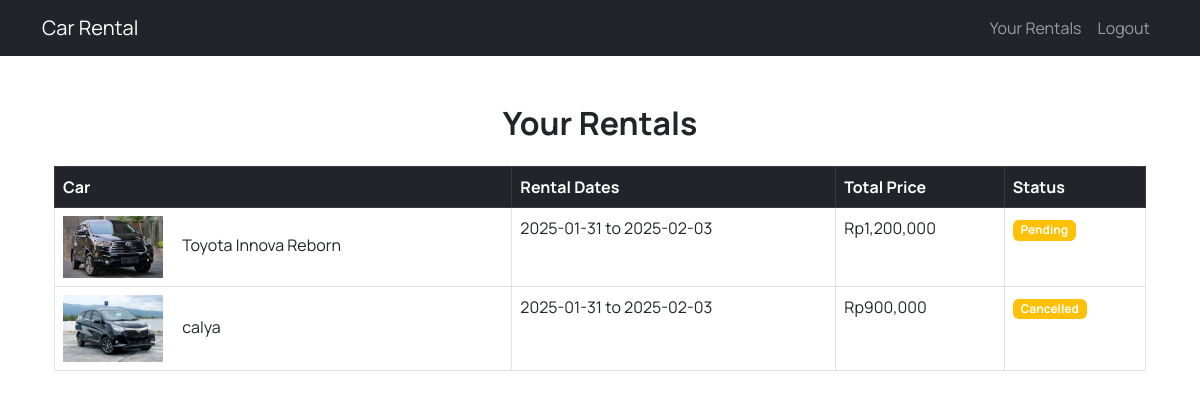
Page /your_rentals.php (signed in) on the committed database.
### tables this page shows
CREATE TABLE `transactions` (
  `id` int NOT NULL,
  `user_id` int DEFAULT NULL,
  `product_id` int DEFAULT NULL,
  `start_date` date DEFAULT NULL,
  `end_date` date DEFAULT NULL,
  `total_price` decimal(10,2) DEFAULT NULL,
  `status` enum('pending','completed','cancelled') DEFAULT 'pending',
  `created_at` timestamp NULL DEFAULT CURRENT_TIMESTAMP,
  `email` varchar(255) NOT NULL,
  `phone_number` varchar(20) NOT NULL,
  `name` varchar(100) NOT NULL
);

CREATE TABLE `products` (
  `id` int NOT NULL,
  `name` varchar(255) DEFAULT NULL,
  `price` decimal(10,2) DEFAULT NULL,
  `description` text,
  `image` varchar(255) DEFAULT NULL,
  `status` enum('available','rented') DEFAULT 'available',
  `created_at` timestamp NULL DEFAULT CURRENT_TIMESTAMP
);

### your_rentals.php (the view, shortened to what this page needs)
<?php
include 'includes/header.php';
$sql = "SELECT t.*, p.name, p.image
        FROM transactions t
        JOIN products p ON t.product_id = p.id
        WHERE t.user_id = {$_SESSION['user_id']}";
$result = $conn->query($sql);
?>
<div class="container my-5">
    <h2 class="text-center mb-4 fw-bold">Your Rentals</h2>
    <div class="table-responsive">
        <table class="table table-bordered table-hover">
            <thead class="table-dark">
                <tr>
                    <th>Car</th>
                    <th>Rental Dates</th>
                    <th>Total Price</th>
                    <th>Status</th>
                </tr>
            </thead>
            <tbody>
                <?php
                if ($result->num_rows > 0) {
                    while ($row = $result->fetch_assoc()) {
                        echo '
                        <tr>
                            <td>
                                <img src="uploads/' . $row['image'] . '" width="100" class="me-3">
                                ' . $row['name'] . '
                            </td>
                            <td>' . $row['start_date'] . ' to ' . $row['end_date'] . '</td>
                            <td>Rp' . number_format($row['total_price'], 0) . '</td>
                            <td><span class="badge bg-' . ($row['status'] == 'completed' ? 'success' : 'warning') . '">' . ucfirst($row['status']) . '</span></td>
                        </tr>';
                    }
                } else {
                    echo '<tr><td colspan="4" class="text-center text-muted">No rentals found.</td></tr>';
                }
                ?>
            </tbody>
        </table>
    </div>
</div>
<?php
include 'includes/footer.php';
?>

### includes/header.php (style rules this page uses)
* { font-family: "Manrope", serif; }

### rows in the picture
transactions: product.image (picture), product.name "Toyota Innova Reborn", start_date "2025-01-31", end_date "2025-02-03", total_price "1,200,000", status "Pending"
transactions: product.image (picture), product.name "calya", start_date "2025-01-31", end_date "2025-02-03", total_price "900,000", status "Cancelled"
